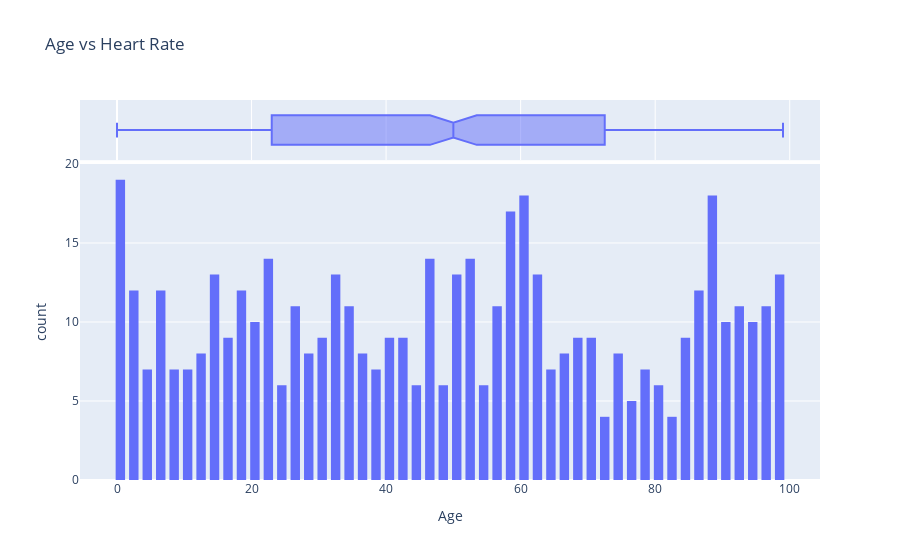

Here is the notebook cell this chart was saved with:
### Code cell
plt=px.histogram(df, x="Age",marginal = 'box',nbins=50, title="Age vs Heart Rate")
plt.update_layout(bargap=0.3)
plt.show()

### Figure 1 — Plotly figure (JSON) as saved in the notebook; plotly's stock layout.template omitted (floating-point values rounded to 4 significant figures; data arrays with more than 128 entries replaced by an {"elided": "..."} marker saying what was removed)
{"data": [{"bingroup": "x", "hovertemplate": "Age=%{x}<br>count=%{y}<extra></extra>", "legendgroup": "", "marker": {"color": "#636efa", "pattern": {"shape": ""}}, "name": "", "nbinsx": 50, "orientation": "v", "showlegend": false, "type": "histogram", "x": {"elided": "500 int values"}, "xaxis": "x", "yaxis": "y"}, {"hovertemplate": "Age=%{x}<extra></extra>", "legendgroup": "", "marker": {"color": "#636efa"}, "name": "", "notched": true, "showlegend": false, "type": "box", "x": {"elided": "500 int values"}, "xaxis": "x2", "yaxis": "y2"}], "layout": {"bargap": 0.3, "barmode": "relative", "legend": {"tracegroupgap": 0}, "title": {"text": "Age vs Heart Rate"}, "xaxis": {"anchor": "y", "domain": [0, 1], "title": {"text": "Age"}}, "xaxis2": {"anchor": "y2", "domain": [0, 1], "matches": "x", "showgrid": true, "showticklabels": false}, "yaxis": {"anchor": "x", "domain": [0, 0.8316], "title": {"text": "count"}}, "yaxis2": {"anchor": "x2", "domain": [0.8416, 1], "matches": "y2", "showgrid": false, "showline": false, "showticklabels": false, "ticks": ""}}}
